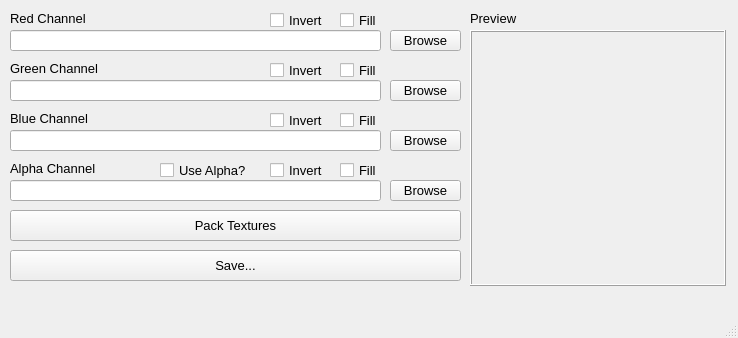
<?xml version="1.0" encoding="UTF-8"?>
<ui version="4.0">
 <class>MainWindow</class>
 <widget class="QMainWindow" name="MainWindow">
  <property name="geometry">
   <rect>
    <x>0</x>
    <y>0</y>
    <width>738</width>
    <height>338</height>
   </rect>
  </property>
  <property name="minimumSize">
   <size>
    <width>738</width>
    <height>338</height>
   </size>
  </property>
  <property name="maximumSize">
   <size>
    <width>738</width>
    <height>338</height>
   </size>
  </property>
  <property name="font">
   <font>
    <family>Arial</family>
   </font>
  </property>
  <property name="windowTitle">
   <string>RGB Texture Packer</string>
  </property>
  <property name="autoFillBackground">
   <bool>false</bool>
  </property>
  <property name="dockOptions">
   <set>QMainWindow::AllowTabbedDocks|QMainWindow::AnimatedDocks</set>
  </property>
  <widget class="QWidget" name="centralwidget">
   <widget class="QLabel" name="previewLabel">
    <property name="geometry">
     <rect>
      <x>470</x>
      <y>30</y>
      <width>256</width>
      <height>256</height>
     </rect>
    </property>
    <property name="autoFillBackground">
     <bool>true</bool>
    </property>
    <property name="frameShape">
     <enum>QFrame::Box</enum>
    </property>
    <property name="frameShadow">
     <enum>QFrame::Raised</enum>
    </property>
    <property name="text">
     <string/>
    </property>
   </widget>
   <widget class="QLabel" name="label_2">
    <property name="geometry">
     <rect>
      <x>470</x>
      <y>10</y>
      <width>51</width>
      <height>16</height>
     </rect>
    </property>
    <property name="font">
     <font>
      <family>Arial</family>
      <pointsize>10</pointsize>
     </font>
    </property>
    <property name="text">
     <string>Preview</string>
    </property>
   </widget>
   <widget class="QLineEdit" name="redLineEdit">
    <property name="geometry">
     <rect>
      <x>10</x>
      <y>30</y>
      <width>371</width>
      <height>21</height>
     </rect>
    </property>
    <property name="font">
     <font>
      <family>Arial</family>
      <pointsize>10</pointsize>
     </font>
    </property>
   </widget>
   <widget class="QLineEdit" name="greenLineEdit">
    <property name="geometry">
     <rect>
      <x>10</x>
      <y>80</y>
      <width>371</width>
      <height>21</height>
     </rect>
    </property>
    <property name="font">
     <font>
      <family>Arial</family>
      <pointsize>10</pointsize>
     </font>
    </property>
   </widget>
   <widget class="QLineEdit" name="blueLineEdit">
    <property name="geometry">
     <rect>
      <x>10</x>
      <y>130</y>
      <width>371</width>
      <height>21</height>
     </rect>
    </property>
    <property name="font">
     <font>
      <family>Arial</family>
      <pointsize>10</pointsize>
     </font>
    </property>
   </widget>
   <widget class="QLabel" name="label_3">
    <property name="geometry">
     <rect>
      <x>10</x>
      <y>10</y>
      <width>91</width>
      <height>16</height>
     </rect>
    </property>
    <property name="font">
     <font>
      <family>Arial</family>
      <pointsize>10</pointsize>
     </font>
    </property>
    <property name="text">
     <string>Red Channel</string>
    </property>
   </widget>
   <widget class="QLabel" name="label_4">
    <property name="geometry">
     <rect>
      <x>10</x>
      <y>60</y>
      <width>91</width>
      <height>16</height>
     </rect>
    </property>
    <property name="font">
     <font>
      <family>Arial</family>
      <pointsize>10</pointsize>
     </font>
    </property>
    <property name="text">
     <string>Green Channel</string>
    </property>
   </widget>
   <widget class="QLabel" name="label_5">
    <property name="geometry">
     <rect>
      <x>10</x>
      <y>110</y>
      <width>91</width>
      <height>16</height>
     </rect>
    </property>
    <property name="font">
     <font>
      <family>Arial</family>
      <pointsize>10</pointsize>
     </font>
    </property>
    <property name="text">
     <string>Blue Channel</string>
    </property>
   </widget>
   <widget class="QCheckBox" name="useAlphaCheckBox">
    <property name="geometry">
     <rect>
      <x>160</x>
      <y>160</y>
      <width>91</width>
      <height>20</height>
     </rect>
    </property>
    <property name="font">
     <font>
      <family>Arial</family>
      <pointsize>10</pointsize>
     </font>
    </property>
    <property name="text">
     <string>Use Alpha?</string>
    </property>
   </widget>
   <widget class="QLineEdit" name="alphaLineEdit">
    <property name="geometry">
     <rect>
      <x>10</x>
      <y>180</y>
      <width>371</width>
      <height>21</height>
     </rect>
    </property>
    <property name="font">
     <font>
      <family>Arial</family>
      <pointsize>10</pointsize>
     </font>
    </property>
   </widget>
   <widget class="QLabel" name="label_6">
    <property name="geometry">
     <rect>
      <x>10</x>
      <y>160</y>
      <width>91</width>
      <height>16</height>
     </rect>
    </property>
    <property name="font">
     <font>
      <family>Arial</family>
      <pointsize>10</pointsize>
     </font>
    </property>
    <property name="text">
     <string>Alpha Channel</string>
    </property>
   </widget>
   <widget class="QCheckBox" name="redInvertCheckBox">
    <property name="geometry">
     <rect>
      <x>270</x>
      <y>10</y>
      <width>61</width>
      <height>20</height>
     </rect>
    </property>
    <property name="font">
     <font>
      <family>Arial</family>
      <pointsize>10</pointsize>
     </font>
    </property>
    <property name="text">
     <string>Invert</string>
    </property>
   </widget>
   <widget class="QCheckBox" name="greenInvertCheckBox">
    <property name="geometry">
     <rect>
      <x>270</x>
      <y>60</y>
      <width>61</width>
      <height>20</height>
     </rect>
    </property>
    <property name="font">
     <font>
      <family>Arial</family>
      <pointsize>10</pointsize>
     </font>
    </property>
    <property name="text">
     <string>Invert</string>
    </property>
   </widget>
   <widget class="QCheckBox" name="blueInvertCheckBox">
    <property name="geometry">
     <rect>
      <x>270</x>
      <y>110</y>
      <width>61</width>
      <height>20</height>
     </rect>
    </property>
    <property name="font">
     <font>
      <family>Arial</family>
      <pointsize>10</pointsize>
     </font>
    </property>
    <property name="text">
     <string>Invert</string>
    </property>
   </widget>
   <widget class="QCheckBox" name="redFillCheckBox">
    <property name="geometry">
     <rect>
      <x>340</x>
      <y>10</y>
      <width>41</width>
      <height>20</height>
     </rect>
    </property>
    <property name="font">
     <font>
      <family>Arial</family>
      <pointsize>10</pointsize>
     </font>
    </property>
    <property name="text">
     <string>Fill</string>
    </property>
   </widget>
   <widget class="QCheckBox" name="greenFillCheckBox">
    <property name="geometry">
     <rect>
      <x>340</x>
      <y>60</y>
      <width>41</width>
      <height>20</height>
     </rect>
    </property>
    <property name="font">
     <font>
      <family>Arial</family>
      <pointsize>10</pointsize>
     </font>
    </property>
    <property name="text">
     <string>Fill</string>
    </property>
   </widget>
   <widget class="QCheckBox" name="blueFillCheckBox">
    <property name="geometry">
     <rect>
      <x>340</x>
      <y>110</y>
      <width>41</width>
      <height>20</height>
     </rect>
    </property>
    <property name="font">
     <font>
      <family>Arial</family>
      <pointsize>10</pointsize>
     </font>
    </property>
    <property name="text">
     <string>Fill</string>
    </property>
   </widget>
   <widget class="QPushButton" name="pushButton">
    <property name="geometry">
     <rect>
      <x>390</x>
      <y>180</y>
      <width>71</width>
      <height>21</height>
     </rect>
    </property>
    <property name="font">
     <font>
      <family>Arial</family>
      <pointsize>10</pointsize>
     </font>
    </property>
    <property name="text">
     <string>Browse</string>
    </property>
   </widget>
   <widget class="QPushButton" name="blueBrowseButton">
    <property name="geometry">
     <rect>
      <x>390</x>
      <y>130</y>
      <width>71</width>
      <height>21</height>
     </rect>
    </property>
    <property name="font">
     <font>
      <family>Arial</family>
      <pointsize>10</pointsize>
     </font>
    </property>
    <property name="text">
     <string>Browse</string>
    </property>
   </widget>
   <widget class="QPushButton" name="greenBrowseButton">
    <property name="geometry">
     <rect>
      <x>390</x>
      <y>80</y>
      <width>71</width>
      <height>21</height>
     </rect>
    </property>
    <property name="font">
     <font>
      <family>Arial</family>
      <pointsize>10</pointsize>
     </font>
    </property>
    <property name="text">
     <string>Browse</string>
    </property>
   </widget>
   <widget class="QPushButton" name="redBrowseButton">
    <property name="geometry">
     <rect>
      <x>390</x>
      <y>30</y>
      <width>71</width>
      <height>21</height>
     </rect>
    </property>
    <property name="font">
     <font>
      <family>Arial</family>
      <pointsize>10</pointsize>
     </font>
    </property>
    <property name="text">
     <string>Browse</string>
    </property>
   </widget>
   <widget class="QCheckBox" name="alphaInvertCheckBox">
    <property name="geometry">
     <rect>
      <x>270</x>
      <y>160</y>
      <width>61</width>
      <height>20</height>
     </rect>
    </property>
    <property name="font">
     <font>
      <family>Arial</family>
      <pointsize>10</pointsize>
     </font>
    </property>
    <property name="text">
     <string>Invert</string>
    </property>
   </widget>
   <widget class="QCheckBox" name="alphaFillCheckBox">
    <property name="geometry">
     <rect>
      <x>340</x>
      <y>160</y>
      <width>41</width>
      <height>20</height>
     </rect>
    </property>
    <property name="font">
     <font>
      <family>Arial</family>
      <pointsize>10</pointsize>
     </font>
    </property>
    <property name="text">
     <string>Fill</string>
    </property>
   </widget>
   <widget class="QPushButton" name="packTexturesButton">
    <property name="geometry">
     <rect>
      <x>10</x>
      <y>210</y>
      <width>451</width>
      <height>31</height>
     </rect>
    </property>
    <property name="font">
     <font>
      <family>Arial</family>
      <pointsize>10</pointsize>
     </font>
    </property>
    <property name="text">
     <string>Pack Textures</string>
    </property>
   </widget>
   <widget class="QPushButton" name="saveButton">
    <property name="geometry">
     <rect>
      <x>10</x>
      <y>250</y>
      <width>451</width>
      <height>31</height>
     </rect>
    </property>
    <property name="font">
     <font>
      <family>Arial</family>
      <pointsize>10</pointsize>
     </font>
    </property>
    <property name="text">
     <string>Save...</string>
    </property>
   </widget>
  </widget>
  <widget class="QMenuBar" name="menubar">
   <property name="geometry">
    <rect>
     <x>0</x>
     <y>0</y>
     <width>738</width>
     <height>21</height>
    </rect>
   </property>
  </widget>
  <widget class="QStatusBar" name="statusbar"/>
 </widget>
 <resources/>
 <connections/>
</ui>
